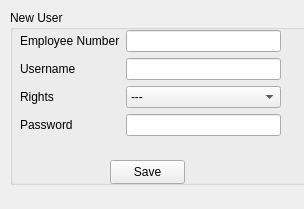
<?xml version="1.0" encoding="UTF-8"?>
<ui version="4.0">
 <class>newUserWidget</class>
 <widget class="QWidget" name="newUserWidget">
  <property name="geometry">
   <rect>
    <x>0</x>
    <y>0</y>
    <width>304</width>
    <height>209</height>
   </rect>
  </property>
  <property name="windowTitle">
   <string>New User</string>
  </property>
  <widget class="QGroupBox" name="newUserGroupBox">
   <property name="geometry">
    <rect>
     <x>10</x>
     <y>10</y>
     <width>300</width>
     <height>175</height>
    </rect>
   </property>
   <property name="title">
    <string>New User</string>
   </property>
   <widget class="QPushButton" name="saveNewUserButton">
    <property name="geometry">
     <rect>
      <x>100</x>
      <y>150</y>
      <width>75</width>
      <height>24</height>
     </rect>
    </property>
    <property name="text">
     <string>Save</string>
    </property>
   </widget>
   <widget class="QWidget" name="formLayoutWidget">
    <property name="geometry">
     <rect>
      <x>10</x>
      <y>20</y>
      <width>261</width>
      <height>131</height>
     </rect>
    </property>
    <layout class="QFormLayout" name="formLayout">
     <item row="0" column="0">
      <widget class="QLabel" name="label_3">
       <property name="text">
        <string>Employee Number</string>
       </property>
      </widget>
     </item>
     <item row="0" column="1">
      <widget class="QLineEdit" name="lineEdit_3"/>
     </item>
     <item row="1" column="0">
      <widget class="QLabel" name="label">
       <property name="text">
        <string>Username</string>
       </property>
      </widget>
     </item>
     <item row="1" column="1">
      <widget class="QLineEdit" name="newUserUsername"/>
     </item>
     <item row="2" column="0">
      <widget class="QLabel" name="label_17">
       <property name="text">
        <string>Rights</string>
       </property>
      </widget>
     </item>
     <item row="2" column="1">
      <widget class="QComboBox" name="editUserRights_2">
       <item>
        <property name="text">
         <string>---</string>
        </property>
       </item>
       <item>
        <property name="text">
         <string>Admin</string>
        </property>
       </item>
       <item>
        <property name="text">
         <string>User</string>
        </property>
       </item>
      </widget>
     </item>
     <item row="3" column="0">
      <widget class="QLabel" name="label_2">
       <property name="text">
        <string>Password</string>
       </property>
      </widget>
     </item>
     <item row="3" column="1">
      <widget class="QLineEdit" name="lineEdit_2"/>
     </item>
    </layout>
   </widget>
  </widget>
 </widget>
 <resources/>
 <connections/>
</ui>
